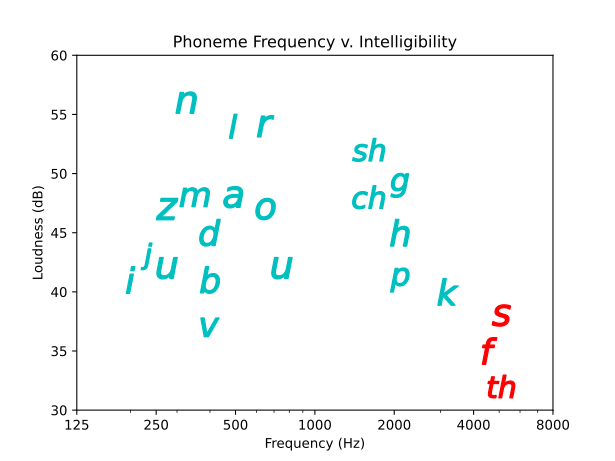

Source code (Python):
import matplotlib.pyplot as plt
import matplotlib
import csv

sb_list = []
with open('speech_banana.csv','r') as cf: 
    data = csv.reader(cf, delimiter = ',') 
    for row in data: 
        if row[0] == 'phoneme':
            continue
        n_label="$"+row[0]+"$"
        sb_list.append([n_label, int(row[1]), int(row[2]), int(row[3])])

ax = plt.gca()
f=0
for i in sb_list:
    col="c"
    if f < 3:
        col="red"
    ax.plot(i[1], i[2],marker=i[0], lw=0,markersize=2*i[3],color=col)
    f+=1

plt.xlabel('Frequency (Hz)') 
plt.ylabel('Loudness (dB)') 

from matplotlib.ticker import ScalarFormatter
plt.xscale("log")
ax.set_xticks([125,250,500, 1000,2000, 4000,8000])
ax.get_xaxis().set_major_formatter(ScalarFormatter())
ax.set_xlim([125,8000])
plt.ylim(30,60)
plt.title('Phoneme Frequency v. Intelligibility') 
plt.savefig("speech_banana.svg", format="svg")
# plt.show()
